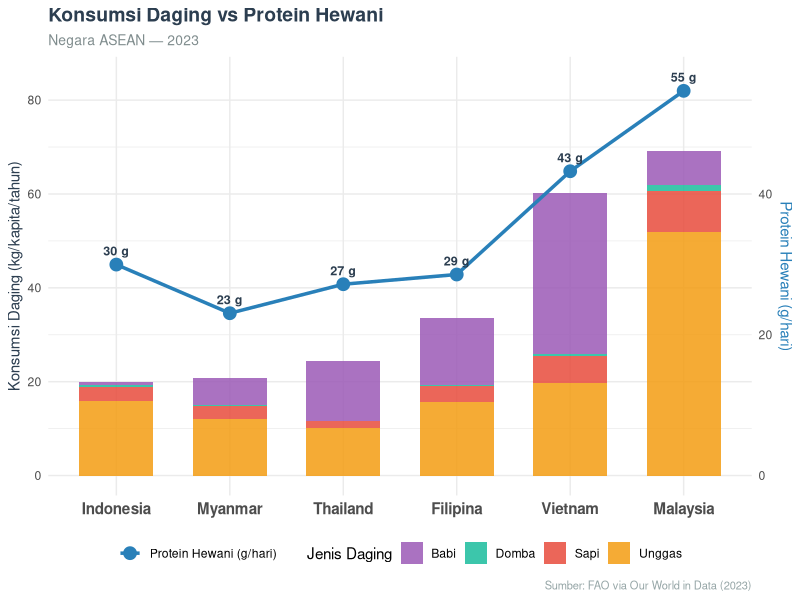

Here is the R script that generated this plot:
# --- Fig 2: Konsumsi Daging vs Protein Hewani + Total Daging per Jenis ---
library(ggplot2)
library(dplyr)
library(tidyr)

# Meat consumption by type (kg/capita/year, 2023)
meat_data <- data.frame(
  Negara = c("Indonesia", "Malaysia", "Thailand", "Vietnam", "Filipina", "Myanmar"),
  Unggas = c(15.95, 51.90, 10.23, 19.65, 15.75, 12.09),
  Sapi = c(3.01, 8.75, 1.45, 5.92, 3.36, 2.65),
  Babi = c(0.56, 7.24, 12.67, 34.37, 14.11, 5.91),
  Domba = c(0.41, 1.17, 0.04, 0.24, 0.26, 0.22),
  Lainnya = c(0.01, 0.02, 0.09, 0.29, 0.16, 0)
)

meat_data$Total_Daging <- rowSums(meat_data[,2:6])

# Animal protein (g/day)
animal_protein <- data.frame(
  Negara = c("Indonesia", "Malaysia", "Thailand", "Vietnam", "Filipina", "Myanmar"),
  Protein_Hewani = c(29.97, 54.65, 27.18, 43.23, 28.56, 23.06)
)

# Merge
combined <- merge(meat_data, animal_protein, by = "Negara")

# Reshape meat for stacked bar
meat_long <- meat_data %>%
  select(Negara, Unggas, Sapi, Babi, Domba) %>%
  pivot_longer(cols = c(Unggas, Sapi, Babi, Domba), names_to = "Jenis", values_to = "Konsumsi")

negara_order <- combined %>% arrange(Total_Daging) %>% pull(Negara)
meat_long$Negara <- factor(meat_long$Negara, levels = negara_order)
combined$Negara <- factor(combined$Negara, levels = negara_order)

warna_daging <- c("Unggas" = "#F39C12", "Sapi" = "#E74C3C", "Babi" = "#9B59B6", "Domba" = "#1ABC9C")

p2 <- ggplot() +
  # Stacked bar for meat consumption
  geom_bar(data = meat_long, 
           aes(x = Negara, y = Konsumsi, fill = Jenis),
           stat = "identity", width = 0.65, alpha = 0.85) +
  # Point + line for animal protein
  geom_point(data = combined,
             aes(x = Negara, y = Protein_Hewani * 1.5, color = "Protein Hewani (g/hari)"),
             size = 4) +
  geom_line(data = combined,
            aes(x = Negara, y = Protein_Hewani * 1.5, color = "Protein Hewani (g/hari)", group = 1),
            linewidth = 1.2) +
  # Labels for animal protein
  geom_text(data = combined,
            aes(x = Negara, y = Protein_Hewani * 1.5 + 3, 
                label = paste0(round(Protein_Hewani, 0), " g")),
            size = 3.2, color = "#2C3E50", fontface = "bold") +
  # Dual axis
  scale_y_continuous(
    name = "Konsumsi Daging (kg/kapita/tahun)",
    sec.axis = sec_axis(~ ./1.5, name = "Protein Hewani (g/hari)")
  ) +
  scale_fill_manual(values = warna_daging) +
  scale_color_manual(values = c("Protein Hewani (g/hari)" = "#2980B9")) +
  labs(
    title = "Konsumsi Daging vs Protein Hewani",
    subtitle = "Negara ASEAN — 2023",
    x = NULL,
    y = "Konsumsi Daging (kg/kapita/tahun)",
    fill = "Jenis Daging",
    color = NULL,
    caption = "Sumber: FAO via Our World in Data (2023)"
  ) +
  theme_minimal(base_family = "sans") +
  theme(
    plot.title = element_text(face = "bold", size = 14, color = "#2C3E50"),
    plot.subtitle = element_text(size = 10, color = "#7F8C8D"),
    axis.text.x = element_text(size = 11, face = "bold"),
    axis.title.y.left = element_text(color = "#2C3E50"),
    axis.title.y.right = element_text(color = "#2980B9"),
    legend.position = "bottom",
    plot.caption = element_text(size = 8, color = "#95A5A6")
  )

ggsave("/home/ikanx101/Documents/sarkopenia/fig2_konsumsi_daging_vs_protein.png", 
       p2, width = 11, height = 6.5, dpi = 150)
cat("Fig 2 saved.\n")
